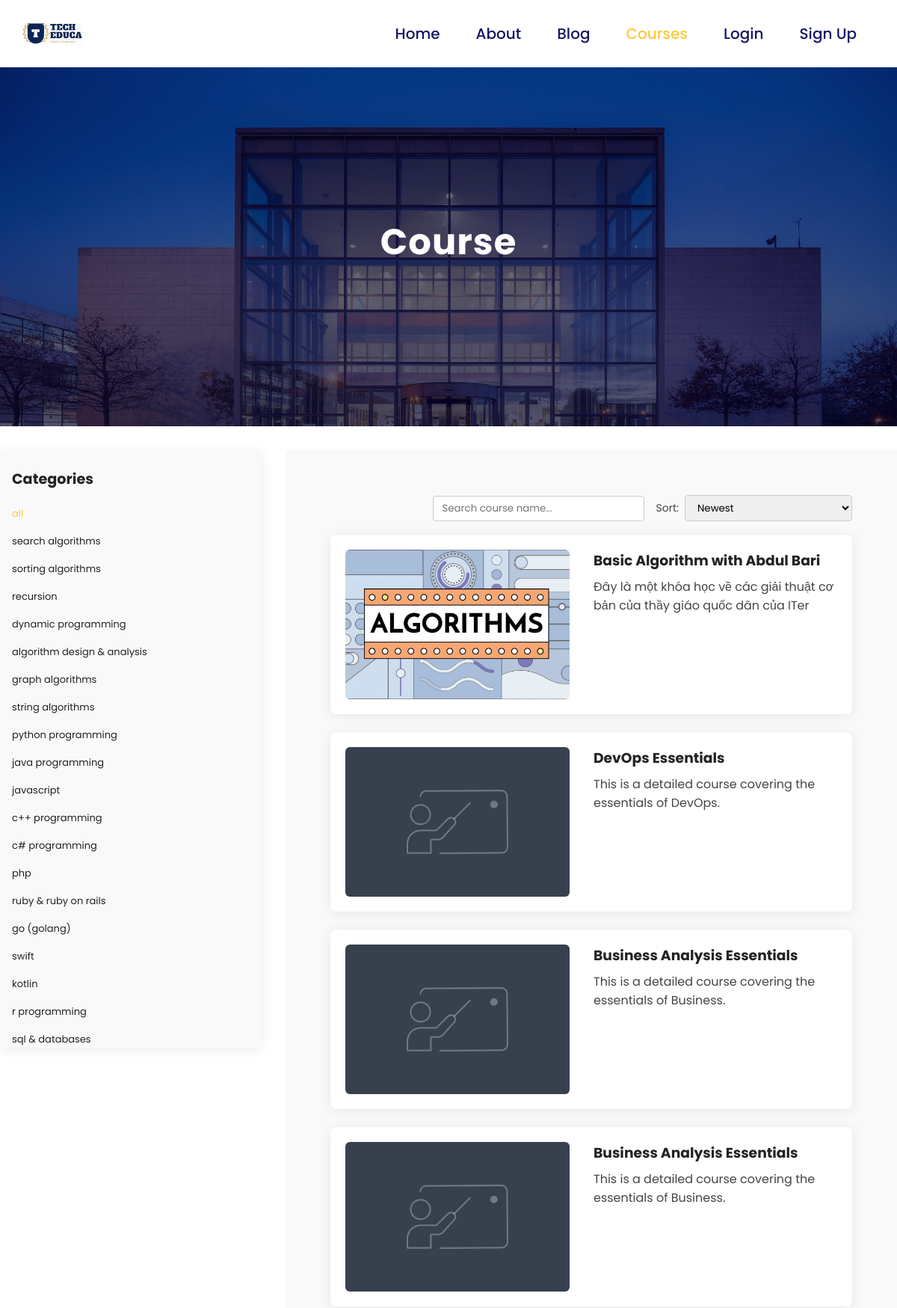
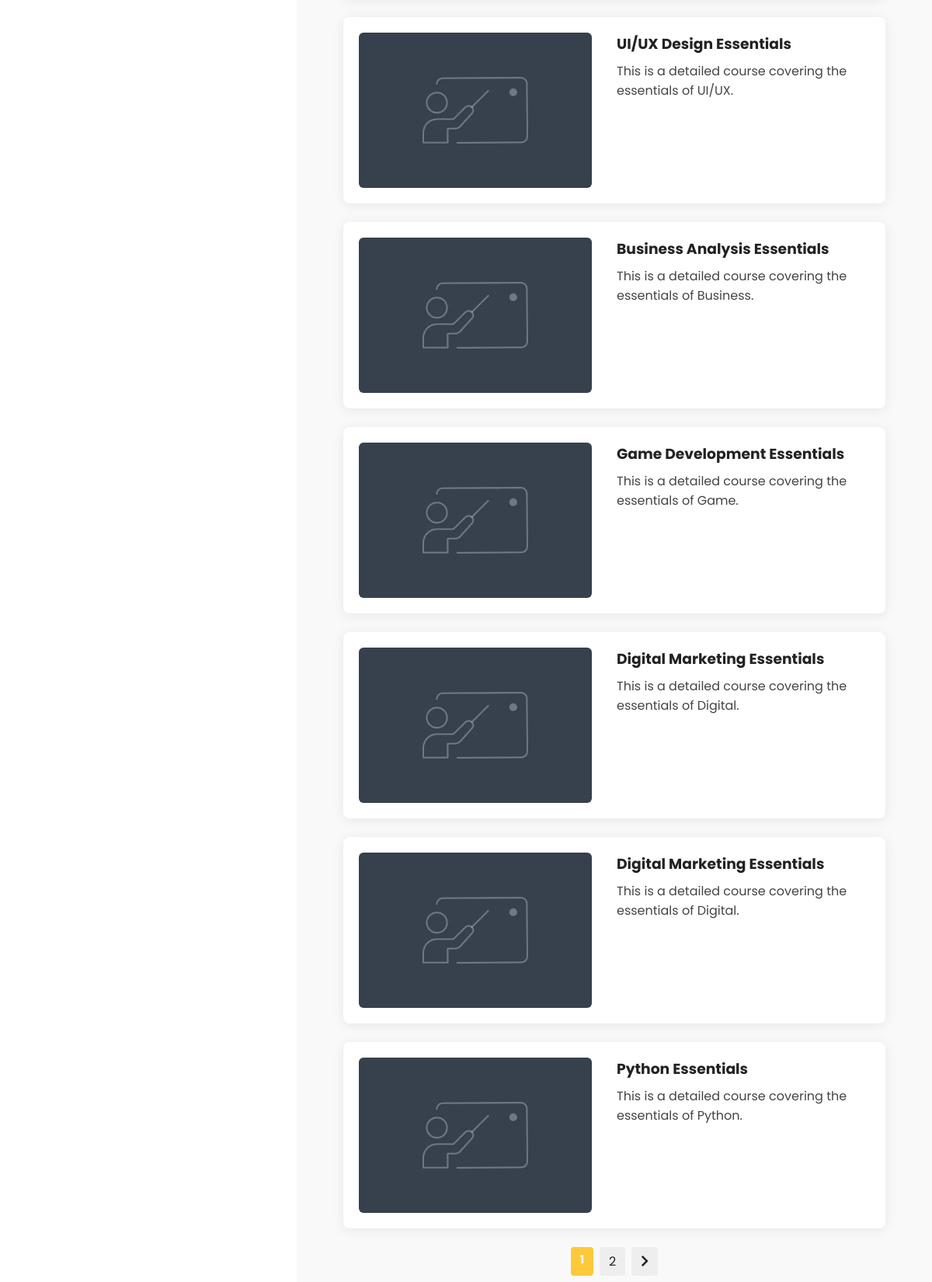
Page /courses/ (upper part) on the committed database (2 pictures, top to bottom).
### app/models.py (models this page shows, shortened)
class CourseCategory(models.Model):
    name = models.CharField(max_length=100)
    description = models.TextField(null=True, blank=True)
    created_at = models.DateTimeField(auto_now_add=True)
    updated_at = models.DateTimeField(auto_now=True)

class Course(models.Model):
    courseID = models.AutoField(primary_key=True)  # Tự động tăng ID cho khóa học
    courseName = models.CharField(max_length=1000) # Tên khóa học
    thumbnail = models.ImageField(upload_to='thumbnails/', default="thumbnails/default-product-card.webp", null=True, blank=True)  # Thumbnail ảnh cho course
    description = models.TextField()  # Mô tả khóa học
    duration = models.CharField(max_length=100)  # Thời gian khóa học
    created_at = models.DateTimeField(auto_now_add=True)  # Ngày giờ khóa học được tạo
    level = models.CharField(max_length=50)  # Cấp độ khóa học (beginner, intermediate, advanced)
    language = models.CharField(max_length=50)  # Ngôn ngữ khóa học
    register_count = models.IntegerField(default=0)  # Số lượng người đăng ký khóa học
    rating = models.DecimalField(max_digits=3, decimal_places=2, default=5)  # Đánh giá khóa học (0-5)
    created_by = models.ForeignKey(
        "app.User",
        on_delete=models.SET_NULL,
        null=True,
        related_name="created_courses"
    )
    categories = models.ManyToManyField("app.CourseCategory", related_name="courses", blank=True)

### app/views.py (the view)
# urls.py: path("courses/", views.course_view, name="courses"),
def course_view(request):
    category_id = request.GET.get('category')
    sort = request.GET.get('sort', 'newest')
    courses = Course.objects.all()
    if category_id:
        courses = courses.filter(categories__id=category_id)
    courses = courses.annotate(enroll_count=Count('enrollment'))
    if sort == "newest":
        courses = courses.order_by('-created_at')
    elif sort == "oldest":
        courses = courses.order_by('created_at')
    elif sort == "az":
        courses = courses.order_by('courseName')
    elif sort == "za":
        courses = courses.order_by('-courseName')
    elif sort == "enroll_desc":
        courses = courses.order_by('-enroll_count')
    elif sort == "enroll_asc":
        courses = courses.order_by('enroll_count')
    categories = CourseCategory.objects.all()
    paginator = Paginator(courses, 10)  # 10 courses per page
    page_number = request.GET.get('page')
    page_obj = paginator.get_page(page_number)
    print("Total courses:", courses.count())
    return render(request, "app/course.html", {
        "categories": categories,
        "page_obj": page_obj,
    })

### app/templates/app/course.html (shortened to what this page needs)
{% load static %}
<!DOCTYPE html>
<html lang="en">
<head>
    <link rel="stylesheet" href="https://pro.fontawesome.com/releases/v5.10.0/css/all.css" />
    <link rel="stylesheet" href="{% static 'style.css' %}">
</head>
<body>
    {% include 'app/navigation.html' %}
    <section id="about-home">
        <h1>Course</h1>
    </section>
    <div class="main-content-flex">
        <aside class="category-sidebar">
            <h3>Categories</h3>
            <ul>
                <li>
                    <a href="{% url 'courses' %}" class="{% if not request.GET.category %}selected{% endif %}">All</a>
                </li>
                {% for cat in categories %}
                <li>
                    <a href="?category={{ cat.id }}"{% if cat.id|stringformat:"s" == request.GET.category %} class="selected"{% endif %}>{{ cat.name }}</a>
                </li>
                {% endfor %}
            </ul>
        </aside>
        <section id="courses" style="flex:1;">
            <div style="display: flex; justify-content: flex-end; align-items: center; margin-bottom: 18px; gap: 16px;">
                <input type="text" id="searchCourseInput" placeholder="Search course name..." style="padding: 6px 12px; border-radius: 4px; border: 1px solid #ccc; min-width: 220px;">
                <form id="sortForm" method="get" style="display: flex; align-items: center; gap: 8px;">
                    <label for="sort" style="font-size: 14px; color: #444;">Sort:</label>
                    <select name="sort" id="sort" style="padding: 6px 12px; border-radius: 4px; border: 1px solid #ccc;">
                        <option value="newest" {% if request.GET.sort == "newest" or not request.GET.sort %}selected{% endif %}>Newest</option>
                    </select>
                </form>
            </div>
            <div class="course-list">
                {% for course in page_obj %}
                    <div class="course-row">
                        {% if course.thumbnail %}
                            <img src="{{ course.thumbnail.url }}" alt="{{ course.courseName }}">
                        {% else %}
                            <img src="/media/thumbnails/default-product-card.webp" alt="{{ course.courseName }}">
                        {% endif %}
                        <div class="course-row-content">
                            <h3>
                                <a href="{% url 'course_detail' course.courseID %}">
                                    {{ course.courseName }}
                                </a>
                            </h3>
                            <p>{{ course.description|truncatewords:20 }}</p>
                        </div>
                    </div>
                {% empty %}
                    <p>No courses available at the moment.</p>
                {% endfor %}
            </div>
            {% if page_obj.has_other_pages %}
                <div class="pagination">
                    {% for num in page_obj.paginator.page_range %}
                        {% if page_obj.number == num %}
                            <span class="active">{{ num }}</span>
                        {% else %}
                            <a href="?page={{ num }}{% if request.GET.category %}&category={{ request.GET.category }}{% endif %}">{{ num }}</a>
                        {% endif %}
                    {% endfor %}
                    {% if page_obj.has_next %}
                        <a href="?page={{ page_obj.next_page_number }}{% if request.GET.category %}&category={{ request.GET.category }}{% endif %}"><i class="fas fa-chevron-right"></i></a>
                    {% endif %}
                </div>
            {% endif %}
        </section>
    </div>
</body>
</html>

### static/style.css (style rules this page uses)
* { margin: 0; padding: 0; box-sizing: border-box; font-family: "Poppins", sans-serif; }
body { font-family: "Poppins", sans-serif; }
h1 { font-size: 2.5rem; font-weight: 700; color: rgb(35, 35, 85); }
span { font-size: 0.9rem; color: #757373; }
#courses { background-color: #f9f9f9; text-align: center; align-items: center; padding: 5vw 5vw 5vw 5vw; }
#about-home { background-image: linear-gradient(rgba(9, 5, 54, 0.5), rgba(5, 4, 46, 0.7)), url("images/back1.jpg"); width: 100%; height: 60vh; display: flex; flex-direction: column; justify-content: center; align-items: center; text-align: center; padding: 5vw 8vw; background-color: #f9f9f9; background-size: cover; }
#about-home h1 { font-size: 3rem; color: #fff; margin-bottom: 1vw; letter-spacing: 1px; }

### app/templates/app/course.html (style rules this page uses)
.main-content-flex { display: flex; gap: 32px; margin: 32px 0; }
.category-sidebar { min-width: 220px; max-width: 350px; width: 350px; background: #fff; border-radius: 8px; box-shadow: 0 2px 16px rgba(0,0,0,0.08); padding: 24px 16px; height: 800px; overflow-y: auto; background-color: #f9f9f9; }
.category-sidebar h3 { margin-top: 0; font-size: 1.2rem; color: #222; margin-bottom: 18px; }
.category-sidebar ul { list-style: none; padding: 0; margin: 0; }
.category-sidebar li { margin-bottom: 12px; }
.category-sidebar a { color: #222; text-decoration: none; font-size: 13px; font-weight: normal; text-transform: lowercase; transition: color 0.2s; }
.category-sidebar a.selected, .category-sidebar a:hover { color: #FDC93B; font-weight: normal; }
.course-list { display: flex; flex-direction: column; gap: 24px; }
.course-row { display: flex; align-items: flex-start; background: #fff; border-radius: 8px; box-shadow: 0 2px 16px rgba(0,0,0,0.08); padding: 20px; transition: box-shadow 0.2s; }
.course-row img { width: 300px; height: 200px; object-fit: cover; border-radius: 6px; margin-right: 32px; }
.course-row-content { flex: 1; text-align: left; display: flex; flex-direction: column; justify-content: flex-start; height: 200px; }
.course-row-content h3 { margin: 0 0 8px 0; }
.course-row-content p { margin: 0 0 8px 0; color: #444; display: -webkit-box; -webkit-line-clamp: 4; -webkit-box-orient: vertical; overflow: hidden; text-overflow: ellipsis; }
.course-row-content h3 a { color: #222; text-decoration: none; transition: color 0.2s; }
.pagination { display: flex; justify-content: center; margin-top: 24px; gap: 8px; }
.pagination a, .pagination span { padding: 6px 12px; border-radius: 4px; background: #eee; color: #222; text-decoration: none; }
.pagination .active { background: #FDC93B; color: #fff; font-weight: bold; }

### rows in the picture
CourseCategory: name "search algorithms"
CourseCategory: name "sorting algorithms"
CourseCategory: name "recursion"
CourseCategory: name "dynamic programming"
CourseCategory: name "algorithm design & analysis"
CourseCategory: name "graph algorithms"
CourseCategory: name "string algorithms"
CourseCategory: name "python programming"
CourseCategory: name "java programming"
CourseCategory: name "javascript"
CourseCategory: name "c++ programming"
CourseCategory: name "c# programming"
CourseCategory: name "php"
CourseCategory: name "ruby & ruby on rails"
CourseCategory: name "go (golang)"
CourseCategory: name "swift"
CourseCategory: name "kotlin"
CourseCategory: name "r programming"
CourseCategory: name "sql & databases"
Course: thumbnail (placeholder picture), courseName "Basic Algorithm with Abdul Bari", description "Đây là một khóa học về các giải thuật cơ bản của thầy giáo quốc dân của ITer"
Course: thumbnail (placeholder picture), courseName "DevOps Essentials", description "This is a detailed course covering the essentials of DevOps."
Course: thumbnail (placeholder picture), courseName "Business Analysis Essentials", description "This is a detailed course covering the essentials of Business."
Course: thumbnail (placeholder picture), courseName "Business Analysis Essentials", description "This is a detailed course covering the essentials of Business."
Course: thumbnail (placeholder picture), courseName "UI/UX Design Essentials", description "This is a detailed course covering the essentials of UI/UX."
Course: thumbnail (placeholder picture), courseName "Business Analysis Essentials", description "This is a detailed course covering the essentials of Business."
Course: courseName "Game Development Essentials", description "This is a detailed course covering the essentials of Game."
Course: courseName "Digital Marketing Essentials", description "This is a detailed course covering the essentials of Digital."
Course: courseName "Digital Marketing Essentials", description "This is a detailed course covering the essentials of Digital."
Course: courseName "Python Essentials", description "This is a detailed course covering the essentials of Python."

### other values in the picture
{{ num }} "1"
{{ num }} "2"
